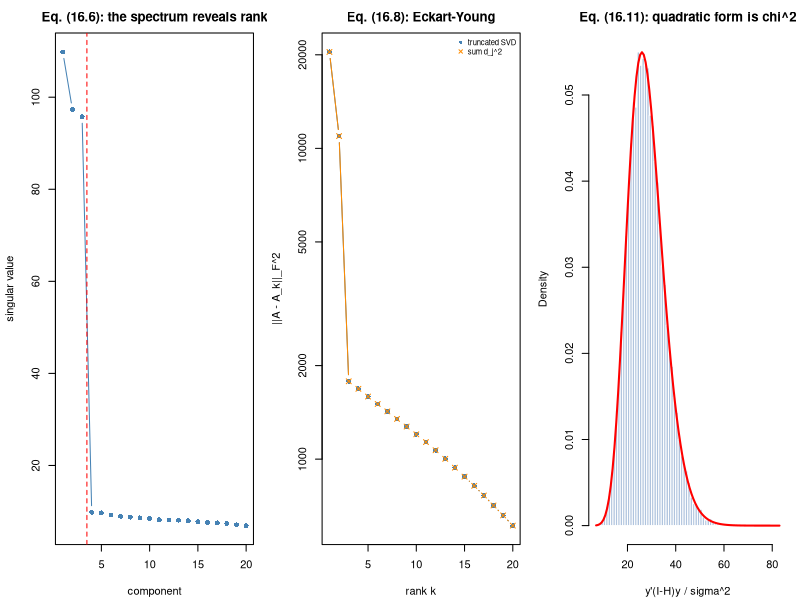

The R script that drew this image:
#' ---
#' title: "Module 16 - Matrix algebra for high-dimensional biology"
#' output: html_document
#' ---
#'
#' **Curriculum link:** `stats.md` -> Topic 16, equations (16.1)-(16.11)
#'
#' ## What you will learn
#'
#' 1. Projection (16.2): regression, correlation and projection are ONE idea.
#' 2. The centering matrix (16.3) and covariance/Gram duality (16.4).
#' 3. Rank and identifiability (16.5).
#' 4. SVD (16.6)-(16.7) and Eckart-Young (16.8).
#' 5. Pseudoinverse (16.9) and condition number (16.10).
#' 6. Quadratic forms (16.11): why ANOVA sums of squares are chi-squared.

#+ setup, message = FALSE
suppressPackageStartupMessages(library(MASS))
MODULE_NAME <- "16_matrix_algebra"
OUT <- file.path(Sys.getenv("STATS_OUT", unset = "results"), MODULE_NAME)
dir.create(OUT, recursive = TRUE, showWarnings = FALSE)
header <- function(txt) cat("\n", strrep("=", 72), "\n", txt, "\n",
                            strrep("=", 72), "\n", sep = "")

#' ## 1. Projection = regression = correlation, eq. (16.1)-(16.2)

#+ projection
header("1. Three names for one operation (16.1)-(16.2)")
set.seed(1601)
n <- 50; xv <- rnorm(n); yv <- 1.7*xv + rnorm(n)
xc <- xv - mean(xv); yc <- yv - mean(yv)
proj_coef <- sum(xc*yc) / sum(xc*xc)                            # eq. (16.2)
ols_slope <- coef(lm(yv ~ xv))[2]
rr <- sum(xc*yc) / (sqrt(sum(xc^2)) * sqrt(sum(yc^2)))
cat(sprintf("  projection coefficient <x,y>/<x,x> = %.8f\n", proj_coef))
cat(sprintf("  OLS slope                          = %.8f\n", ols_slope))
cat(sprintf("  Pearson r                          = %.8f\n", rr))
cat(sprintf("  r * ||y||/||x||                    = %.8f   <- equals the slope\n",
            rr * sqrt(sum(yc^2)) / sqrt(sum(xc^2))))
cat("\n  Correlation IS the cosine of the angle between the centred vectors.\n")

#' ## 2. Centering matrix and covariance/Gram duality, eq. (16.3)-(16.4)

#+ duality
header("2. S and K share eigenvalues - use the smaller one (16.3)-(16.4)")
set.seed(1602)
n_samp <- 12; p_feat <- 4000
X <- matrix(rnorm(n_samp * p_feat), nrow = n_samp)
C <- diag(n_samp) - matrix(1/n_samp, n_samp, n_samp)            # eq. (16.3)
Xc <- C %*% X
cat(sprintf("  C symmetric? %s   idempotent? %s   rank(C) = %d (= n-1 = %d)\n",
            isTRUE(all.equal(C, t(C))), isTRUE(all.equal(C %*% C, C)),
            qr(C)$rank, n_samp - 1))
cat(sprintf("  column means after centering: max |mean| = %.2e\n",
            max(abs(colMeans(Xc)))))
t_S <- system.time({ S <- crossprod(Xc) / (n_samp - 1)          # p x p
                     ev_S <- sort(eigen(S, only.values = TRUE)$values, TRUE)[1:n_samp] })
t_K <- system.time({ K <- tcrossprod(Xc)                        # n x n
                     ev_K <- sort(eigen(K, only.values = TRUE)$values, TRUE) / (n_samp-1) })
cat(sprintf("\n  %d samples x %d features\n", n_samp, p_feat))
cat(sprintf("  top 5 eigenvalues from the %dx%d covariance : %s\n", p_feat, p_feat,
            paste(sprintf("%.3f", ev_S[1:5]), collapse = " ")))
cat(sprintf("  top 5 eigenvalues from the %dx%d Gram matrix : %s\n", n_samp, n_samp,
            paste(sprintf("%.3f", ev_K[1:5]), collapse = " ")))
cat(sprintf("  max |difference| = %.2e\n",
            max(abs(ev_S[1:(n_samp-1)] - ev_K[1:(n_samp-1)]))))
cat(sprintf("\n  timing: covariance route %8.2f ms\n", 1000*t_S[["elapsed"]]))
cat(sprintf("          Gram route       %8.2f ms   (%.0fx faster)\n",
            1000*t_K[["elapsed"]], t_S[["elapsed"]]/max(t_K[["elapsed"]], 1e-9)))
cat(sprintf("  At most min(n-1, p) = %d non-zero eigenvalues exist, no matter\n",
            min(n_samp - 1, p_feat)))
cat("  how many features you measured.\n")

#' ## 3. Rank and identifiability, eq. (16.5)

#+ rank
header("3. Rank deficiency = an unanswerable design (16.5)")
design_report <- function(condition, batch, label) {
  Xd <- model.matrix(~ factor(condition) + factor(batch))
  r <- qr(Xd)$rank; sv <- svd(Xd)$d
  cat(label, "\n")
  cat(sprintf("    shape %dx%d, rank %d, singular values %s\n", nrow(Xd), ncol(Xd), r,
              paste(sprintf("%.4f", sv), collapse = " ")))
  if (r < ncol(Xd)) {
    V <- svd(Xd)$v
    cat(sprintf("    -> RANK DEFICIENT: %d direction(s) unidentifiable\n", ncol(Xd) - r))
    cat(sprintf("    null-space vector (the aliasing): %s\n",
                paste(sprintf("%.4f", V[, ncol(V)]), collapse = " ")))
  } else cat("    -> full rank: every effect is estimable\n")
  cat("\n")
}
design_report(rep(c("ctrl","trt"), 6), rep(c("b1","b2","b3"), each = 4),
              "Balanced design:")
design_report(rep(c("ctrl","trt"), each = 6), rep(c("b1","b2"), each = 6),
              "Confounded design:")
cat("  The null-space vector states the exact linear combination the data\n")
cat("  cannot distinguish. No software resolves this - only a new design.\n")

#' ## 4. SVD and Eckart-Young, eq. (16.6)-(16.8)

#+ svd
header("4. SVD properties and optimal low-rank approximation (16.6)-(16.8)")
set.seed(1603)
n_s <- 40; p_f <- 200; true_rank <- 3
A <- matrix(rnorm(n_s*true_rank), n_s) %*% matrix(rnorm(true_rank*p_f), true_rank) +
  matrix(rnorm(n_s*p_f, 0, 0.5), n_s)
sv <- svd(A)                                                    # eq. (16.6)
cat(sprintf("  A is %dx%d; SVD gives U%dx%d, d(%d), V%dx%d\n", n_s, p_f,
            nrow(sv$u), ncol(sv$u), length(sv$d), nrow(sv$v), ncol(sv$v)))
cat(sprintf("  U orthonormal? %s   V orthonormal? %s\n",
            isTRUE(all.equal(crossprod(sv$u), diag(ncol(sv$u)))),
            isTRUE(all.equal(crossprod(sv$v), diag(ncol(sv$v))))))
cat(sprintf("  reconstruction error ||A - U D V'|| = %.2e\n",
            norm(A - sv$u %*% diag(sv$d) %*% t(sv$v), "F")))
cat(sprintf("\n  first 8 singular values: %s\n",
            paste(sprintf("%.3f", sv$d[1:8]), collapse = " ")))
cat("  The gap after the 3rd value reveals the true rank.\n")
cat(sprintf("\n  eigenvalues of A'A : %s\n",
            paste(sprintf("%.3f", sort(eigen(crossprod(A), only.values = TRUE)$values, TRUE)[1:5]),
                  collapse = " ")))
cat(sprintf("  d^2                : %s   <- eq. (16.7)\n",
            paste(sprintf("%.3f", sv$d[1:5]^2), collapse = " ")))
cat(sprintf("\n  Eckart-Young check - ||A - A_k||_F^2 vs sum_{j>k} d_j^2:\n"))
cat(sprintf("  %4s%14s%18s%16s\n", "k", "actual", "sum d_j^2 (j>k)", "random rank-k"))
for (k in c(1, 2, 3, 5, 10)) {
  Ak <- sv$u[, 1:k, drop = FALSE] %*% diag(sv$d[1:k], k) %*% t(sv$v[, 1:k, drop = FALSE])
  Q <- qr.Q(qr(matrix(rnorm(p_f*k), p_f)))
  Arand <- A %*% Q %*% t(Q)
  cat(sprintf("  %4d%14.3f%18.3f%16.3f\n", k, norm(A - Ak, "F")^2,
              sum(sv$d[(k+1):length(sv$d)]^2), norm(A - Arand, "F")^2))
}
cat("  The truncated SVD is provably OPTIMAL; a random subspace is far worse.\n")

#' ## 5. Pseudoinverse and condition number, eq. (16.9)-(16.10)

#+ pinv
header("5. Pseudoinverse and numerical conditioning (16.9)-(16.10)")
Xrd <- rbind(c(1,1,0), c(1,1,0), c(1,0,1), c(1,0,1))
yrd <- c(2, 2.2, 3.1, 2.9)
cat(sprintf("  design %dx%d, rank %d -> NOT full rank\n", nrow(Xrd), ncol(Xrd),
            qr(Xrd)$rank))
beta_pinv <- as.vector(ginv(Xrd) %*% yrd)                       # eq. (16.9)
null_vec <- svd(Xrd)$v[, 3]
alt <- beta_pinv + 3 * null_vec
cat(sprintf("  minimum-norm solution: %s, norm = %.4f\n",
            paste(sprintf("%.4f", beta_pinv), collapse = " "), sqrt(sum(beta_pinv^2))))
cat(sprintf("  another exact solution: %s, norm = %.4f\n",
            paste(sprintf("%.4f", alt), collapse = " "), sqrt(sum(alt^2))))
cat(sprintf("  both fit equally well: RSS %.6f vs %.6f\n",
            sum((yrd - Xrd %*% beta_pinv)^2), sum((yrd - Xrd %*% alt)^2)))
cat("  ginv() picks the minimum-norm one - but if you needed it, your design\n")
cat("  was rank-deficient and you should know why.\n")
cat(sprintf("\n  %-26s%13s%14s%13s\n", "design", "kappa(X)", "kappa(X'X)", "digits lost"))
set.seed(1604)
bb <- rnorm(60)
for (row_ in list(list("well-conditioned", matrix(rnorm(60*5), 60)),
                  list("mild collinearity", cbind(1, bb, bb + rnorm(60, 0, 0.3))),
                  list("severe collinearity", cbind(1, bb, bb + rnorm(60, 0, 0.002))))) {
  Mk <- row_[[2]]; k <- kappa(Mk, exact = TRUE)
  cat(sprintf("  %-26s%13.3e%14.3e%13.1f\n", row_[[1]], k,
              kappa(crossprod(Mk), exact = TRUE), log10(k^2) - log10(k)))
}
cat("  kappa(X'X) = kappa(X)^2, so forming the normal equations DOUBLES the\n")
cat("  exponent - you lose half your significant digits. Use QR or SVD.\n")

#' ## 6. Quadratic forms, eq. (16.11)

#+ quadratic
header("6. Quadratic forms in projection matrices (16.11)")
set.seed(1605)
nq <- 30
Xq <- cbind(1, rep(0:1, each = nq/2))
H <- Xq %*% solve(crossprod(Xq)) %*% t(Xq)
Mres <- diag(nq) - H
cat(sprintf("  rank(H)   = %d = p = %d\n", qr(H)$rank, ncol(Xq)))
cat(sprintf("  rank(I-H) = %d = n-p = %d\n", qr(Mres)$rank, nq - ncol(Xq)))
cat(sprintf("  H idempotent? %s   (I-H) idempotent? %s   H(I-H) = 0? %s\n",
            isTRUE(all.equal(H %*% H, H)), isTRUE(all.equal(Mres %*% Mres, Mres)),
            isTRUE(all.equal(H %*% Mres, matrix(0, nq, nq)))))
SIGMA <- 2
qstats <- replicate(20000, { yq <- rnorm(nq, 5, SIGMA)
                             as.numeric(t(yq) %*% Mres %*% yq) / SIGMA^2 })
dfree <- nq - ncol(Xq)
cat(sprintf("\n  simulated mean of y'(I-H)y/sigma^2 = %.4f   (chi2_%d mean = %d)\n",
            mean(qstats), dfree, dfree))
cat(sprintf("  simulated variance                 = %.4f   (chi2 variance = %d)\n",
            var(qstats), 2*dfree))
cat(sprintf("  KS test vs chi2_%d: p = %.3f\n", dfree,
            suppressWarnings(ks.test(qstats, "pchisq", dfree)$p.value)))
cat("\n  Cochran's theorem in action: SS terms are quadratic forms in\n")
cat("  orthogonal projection matrices, their df are the ranks, and their\n")
cat("  independence makes the ANOVA F-ratio an F (Module 12).\n")

#' ## 7. Figure

#+ figure
png(file.path(OUT, "matrix_algebra.png"), width = 1300, height = 420, res = 110)
par(mfrow = c(1, 3), mar = c(4.2, 4.2, 2.5, 1))
plot(1:20, sv$d[1:20], type = "b", pch = 16, col = "steelblue",
     xlab = "component", ylab = "singular value",
     main = "Eq. (16.6): the spectrum reveals rank")
abline(v = true_rank + 0.5, col = "red", lty = 2)
ks <- 1:20
err <- sapply(ks, function(k) norm(A - sv$u[, 1:k, drop=FALSE] %*%
                                     diag(sv$d[1:k], k) %*% t(sv$v[, 1:k, drop=FALSE]), "F")^2)
plot(ks, err, log = "y", type = "b", pch = 16, col = "steelblue",
     xlab = "rank k", ylab = "||A - A_k||_F^2", main = "Eq. (16.8): Eckart-Young")
lines(ks, sapply(ks, function(k) sum(sv$d[(k+1):length(sv$d)]^2)),
      type = "b", pch = 4, col = "darkorange")
legend("topright", c("truncated SVD", "sum d_j^2"), col = c("steelblue", "darkorange"),
       pch = c(16, 4), bty = "n", cex = 0.7)
hist(qstats, breaks = 70, freq = FALSE, col = "lightsteelblue", border = "white",
     main = "Eq. (16.11): quadratic form is chi^2", xlab = "y'(I-H)y / sigma^2")
curve(dchisq(x, dfree), add = TRUE, col = "red", lwd = 2)
invisible(dev.off())
cat("\nFigure written to", file.path(OUT, "matrix_algebra.png"), "\n")

#' ## Decision rules (from `stats.md` Topic 16)
#'
#' 1. Decide which dimension you are decomposing before interpreting output.
#' 2. Use SVD/QR, never explicit inverses.
#' 3. Check rank(X) and kappa(X) before fitting G feature-wise models.
#' 4. Exploit the S <-> K duality when p >> n.
#'
#' **Next:** `17_pca.R`
